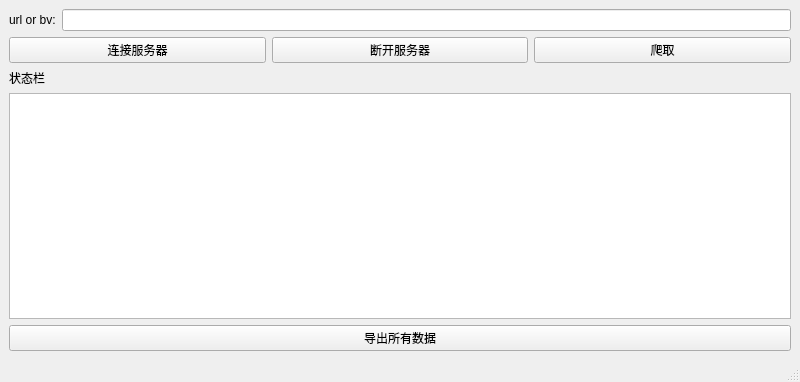
<?xml version="1.0" encoding="UTF-8"?>
<ui version="4.0">
 <class>MainWindow</class>
 <widget class="QMainWindow" name="MainWindow">
  <property name="geometry">
   <rect>
    <x>0</x>
    <y>0</y>
    <width>800</width>
    <height>382</height>
   </rect>
  </property>
  <property name="windowTitle">
   <string>MainWindow</string>
  </property>
  <widget class="QWidget" name="centralwidget">
   <layout class="QVBoxLayout" name="verticalLayout_3">
    <item>
     <layout class="QVBoxLayout" name="verticalLayout_2">
      <item>
       <layout class="QHBoxLayout" name="horizontalLayout">
        <item>
         <widget class="QLabel" name="label">
          <property name="text">
           <string>url or bv:</string>
          </property>
         </widget>
        </item>
        <item>
         <widget class="QLineEdit" name="url_edit"/>
        </item>
       </layout>
      </item>
      <item>
       <layout class="QHBoxLayout" name="horizontalLayout_2">
        <item>
         <widget class="QPushButton" name="connect_">
          <property name="text">
           <string>连接服务器</string>
          </property>
         </widget>
        </item>
        <item>
         <widget class="QPushButton" name="close_">
          <property name="text">
           <string>断开服务器</string>
          </property>
         </widget>
        </item>
        <item>
         <widget class="QPushButton" name="crawl_">
          <property name="text">
           <string>爬取</string>
          </property>
         </widget>
        </item>
       </layout>
      </item>
      <item>
       <layout class="QVBoxLayout" name="verticalLayout">
        <item>
         <widget class="QLabel" name="label_2">
          <property name="text">
           <string>状态栏</string>
          </property>
         </widget>
        </item>
        <item>
         <widget class="QTextBrowser" name="text"/>
        </item>
       </layout>
      </item>
      <item>
       <widget class="QPushButton" name="down">
        <property name="text">
         <string>导出所有数据</string>
        </property>
       </widget>
      </item>
     </layout>
    </item>
   </layout>
  </widget>
  <widget class="QMenuBar" name="menubar">
   <property name="geometry">
    <rect>
     <x>0</x>
     <y>0</y>
     <width>800</width>
     <height>23</height>
    </rect>
   </property>
  </widget>
  <widget class="QStatusBar" name="statusbar"/>
 </widget>
 <resources/>
 <connections/>
</ui>
